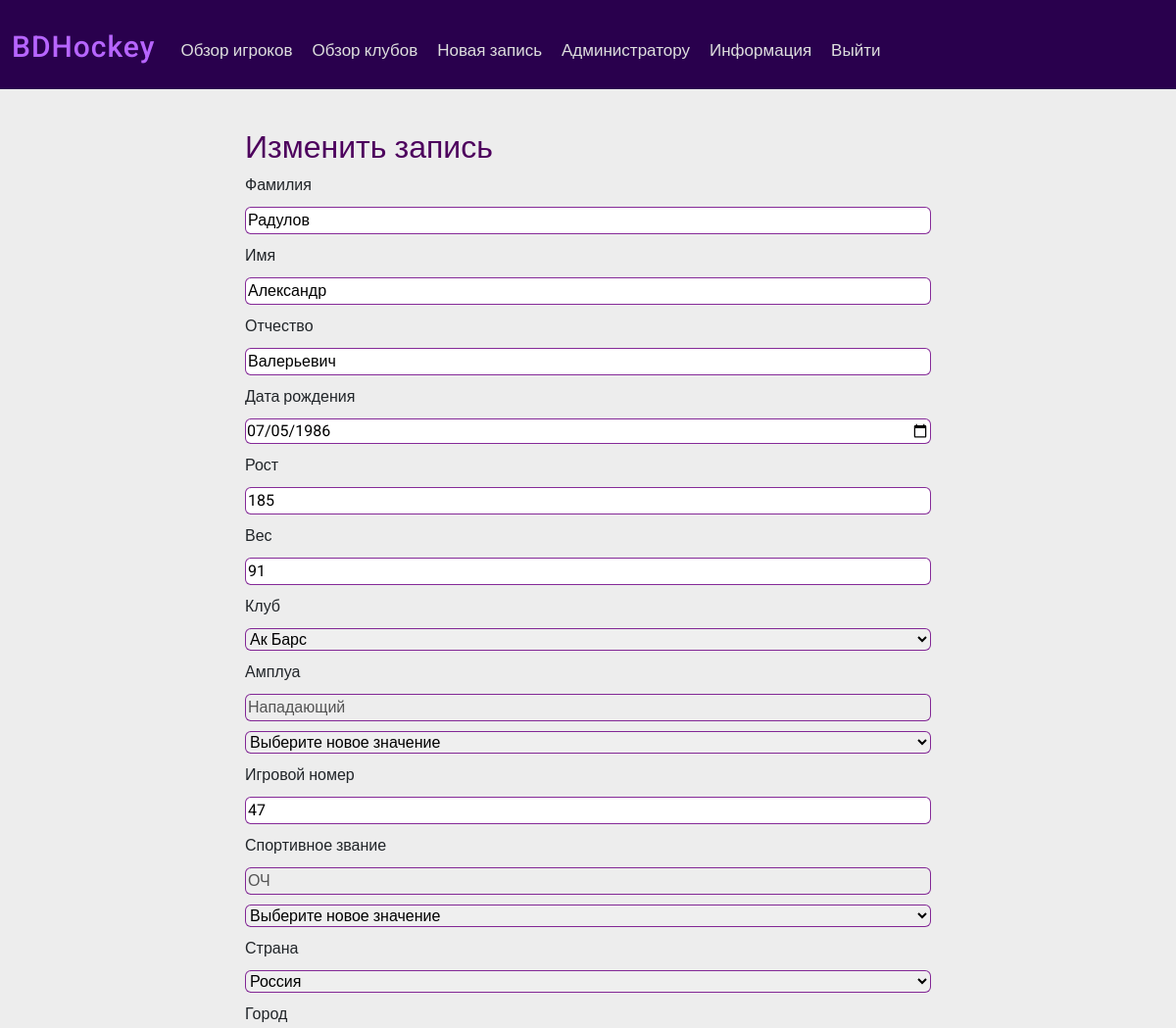
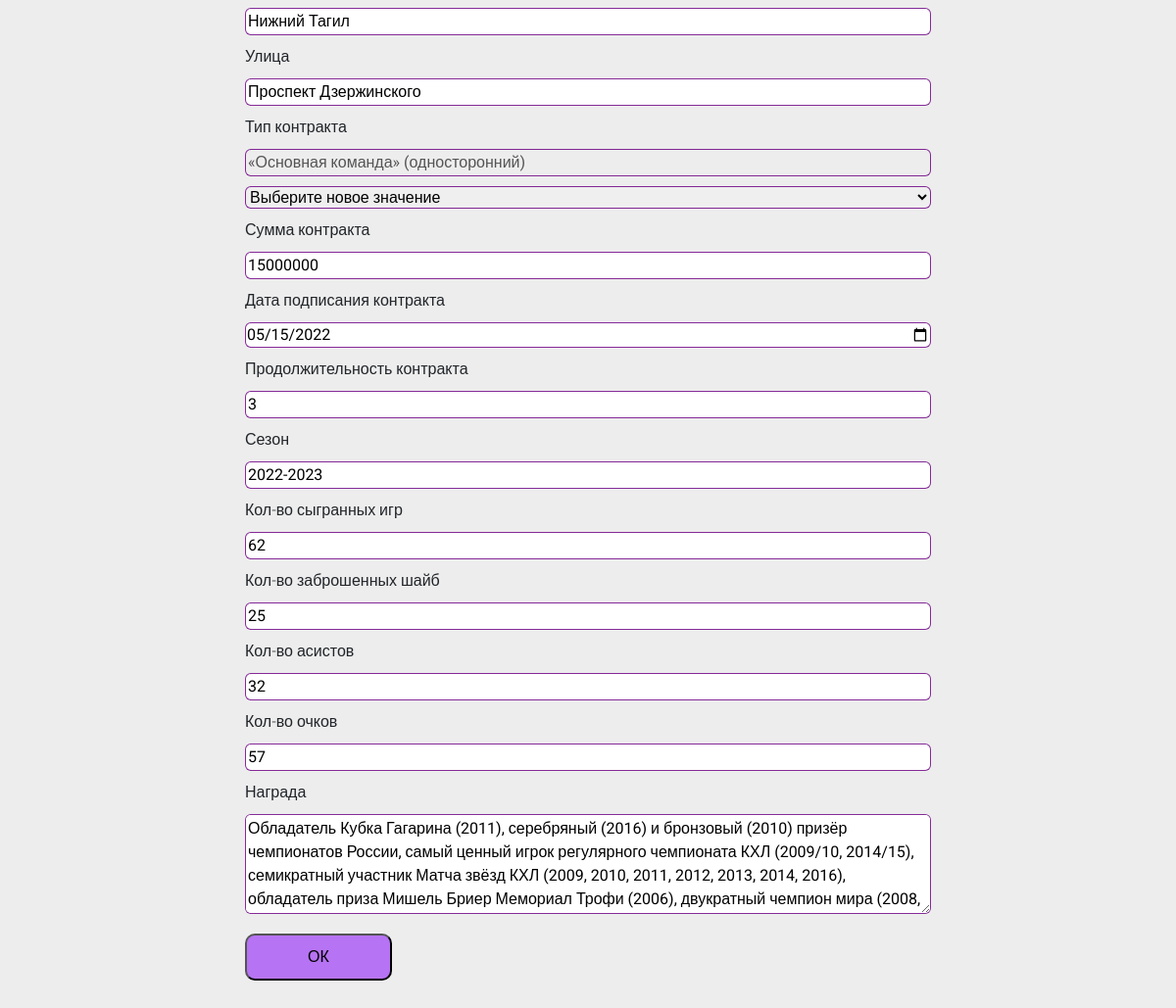
Screenshot of /update/form_upd_igrok.php?id=5 with the database file from the repository (2 pictures, top to bottom).
### tables this page shows
CREATE TABLE `hockey_player` (
  `id` int(11) NOT NULL,
  `id_place_of_birth` int(11) NOT NULL,
  `surname` varchar(255) NOT NULL,
  `name` varchar(255) NOT NULL,
  `patronymic` varchar(255) NOT NULL,
  `date_of_birth` date NOT NULL,
  `height` int(11) NOT NULL,
  `weight` int(11) NOT NULL,
  `role` varchar(255) NOT NULL,
  `number` int(11) NOT NULL,
  `sports_category` varchar(255) NOT NULL
);

CREATE TABLE `region_of_birth` (
  `id` int(11) NOT NULL,
  `name_region` varchar(255) NOT NULL
);

CREATE TABLE `city_of_birth` (
  `id` int(11) NOT NULL,
  `id_region` int(11) NOT NULL,
  `name_city` varchar(255) NOT NULL
);

CREATE TABLE `place_of_birth` (
  `id` int(11) NOT NULL,
  `id_city` int(11) NOT NULL,
  `street` varchar(255) NOT NULL
);

### update/form_upd_igrok.php (the view, shortened to what this page needs)
<?php
require_once 'connect.php';
$igrok_id = $_GET['id'];
$igrok_upd = mysqli_query($connect, "SELECT DISTINCT `hockey_player`.`id`, `surname`, `name`, `patronymic`, `date_of_birth`, `height`, `weight`, `role`, `number`, `sports_category`, `name_region`, `name_city`, `street`, `type_of_contract`, `contract_amount`, `date_of_signing`, `contract_duration`, `season_years`, `number_of_games`, `number_of_goals`, `number_of_assists`, `number_of_points`, `reward`, `name_h` FROM `hockey_player`, `region_of_birth`, `city_of_birth`, `place_of_birth`, `contract`, `season`, `player_statistics`, `player_reward`, `hockey_club` WHERE hockey_player.id_place_of_birth = place_of_birth.id AND place_of_birth.id_city = city_of_birth.id AND city_of_birth.id_region = region_of_birth.id AND contract.id_player = hockey_player.id AND hockey_player.id = player_statistics.id_hockey_player AND player_statistics.id_season = season.id AND player_statistics.id = player_reward.id_player_statistics AND `hockey_player`.`id` = '$igrok_id' AND contract.id_player AND hockey_club.id = contract.id_hockey_club");
$igrok_upd = mysqli_fetch_assoc($igrok_upd);
$name_h = $igrok_upd['name_h'];
$id_hc = mysqli_query($connect, "SELECT `id` FROM `hockey_club` WHERE `name_h` = '$name_h' ");
$id_hc = $id_hc->fetch_assoc()['id'];
$name_region = $igrok_upd['name_region'];
$id_rb = mysqli_query($connect, "SELECT `id` FROM `region_of_birth` WHERE `name_region` = '$name_region' ");
$id_rb = $id_rb->fetch_assoc()['id'];
?>
<!DOCTYPE html>
<html lang="en">
<head>
    <link href="https://cdn.jsdelivr.net/npm/bootstrap@5.1.3/dist/css/bootstrap.min.css" rel="stylesheet"
>
    <link rel="stylesheet" href="\Project\style\mainS.css">
</head>
<body>
    <div class="navbar navbar-expand-lg navbar-light bg-light">
        <div class="container-fluid navbar navbar-inverse">
            <a class="navbar-brand" href="\Project\admin_interface.php">BDHockey</a>
            <div class="collapse navbar-collapse" id="navbarNavAltMarkup">
                <div class="navbar-nav">
                    <a href="\Project\view_admin.php">Обзор игроков</a>
                    <a href="\Project\hc\view_club_admin.php">Обзор
                        клубов</a>
                    <a href="\Project\new_zapisy_adm_copy.php">Новая запись</a>
                    <a href="\Project\adminu.html">Администратору</a>
                    <a href="\Project\info.html">Информация</a>
                    <a id="logg" href="\Project\logout.php">Выйти</a>
                </div>
            </div>
        </div>
    </div>
    <div class="container-fluid">
        <div class="new_z">
            <form action="upd_zapis_igrok.php" method="post">
                <h2>Изменить запись</h2>
                <label>Фамилия</label>
                <input type="text" name="surname" value="<?= $igrok_upd['surname'] ?>">
                <label>Имя</label>
                <input type="text" name="name" value="<?= $igrok_upd['name'] ?>">
                <label>Отчество</label>
                <input type="text" name="patronymic" value="<?= $igrok_upd['patronymic'] ?>">
                <label>Дата рождения</label>
                <input type="date" name="date_of_birth" value="<?= $igrok_upd['date_of_birth'] ?>">
                <label>Рост</label>
                <input type="number" name="height" value="<?= $igrok_upd['height'] ?>">
                <label>Вес</label>
                <input type="number" name="weight" value="<?= $igrok_upd['weight'] ?>">
                <label>Клуб</label>
                <select name="name_h">
                    <option value="<?= $id_hc ?>">
                        <?= $igrok_upd['name_h'] ?>
                    </option>
                </select>
                <label>Амплуа</label>
                <input type="text" name="role" value="<?= $igrok_upd['role'] ?>" disabled>
                <select name="role">
                    <option value="<?= $igrok_upd['role'] ?>">Выберите новое значение</option>
                </select>
                <label>Игровой номер</label>
                <input type="number" name="number" value="<?= $igrok_upd['number'] ?>">
                <label>Спортивное звание</label>
                <input type="text" name="sports_category" value="<?= $igrok_upd['sports_category'] ?>" disabled>
                <select name="sports_category">
                    <option value="<?= $igrok_upd['sports_category'] ?>">Выберите новое значение</option>
                </select>
                <label>Страна</label>
                <select name="name_region">
                    <option value="<?= $id_rb ?>">
                        <?= $igrok_upd['name_region'] ?>
                    </option>
                </select>
                <label>Город</label>
                <input type="text" name="name_city" value="<?= $igrok_upd['name_city'] ?>">
                <label>Улица</label>
                <input type="text" name="street" value="<?= $igrok_upd['street'] ?>">
                <label>Тип контракта</label>
                <input type="text" name="type_of_contract" value="<?= $igrok_upd['type_of_contract'] ?>" disabled>
                <select name="type_of_contract">
                    <option value="<?= $igrok_upd['type_of_contract'] ?>">Выберите новое значение</option>
                </select>
                <label>Сумма контракта</label>
                <input type="text" name="contract_amount" value="<?= $igrok_upd['contract_amount'] ?>">
                <label>Дата подписания контракта</label>
                <input type="date" name="date_of_signing" value="<?= $igrok_upd['date_of_signing'] ?>">
                <label>Продолжительность контракта</label>
                <input type="text" name="contract_duration" value="<?= $igrok_upd['contract_duration'] ?>">
                <label>Сезон</label>
                <input type="text" name="season_years" value="<?= $igrok_upd['season_years'] ?>">
                <label>Кол-во сыгранных игр</label>
                <input type="number" name="number_of_games" value="<?= $igrok_upd['number_of_games'] ?>">
                <label>Кол-во заброшенных шайб</label>
                <input type="number" name="number_of_goals" value="<?= $igrok_upd['number_of_goals'] ?>">
                <label>Кол-во асистов</label>
                <input type="number" name="number_of_assists" value="<?= $igrok_upd['number_of_assists'] ?>">
                <label>Кол-во очков</label>
                <input type="number" name="number_of_points" value="<?= $igrok_upd['number_of_points'] ?>">
                <label>Награда</label>
                <textarea name="reward" cols="30" rows="4"><?= $igrok_upd['reward'] ?></textarea>
                <p><button class="bttn_search" type="submit">ОК</button></p>
            </form>
        </div>
    </div>
</body>
</html>

### style/mainS.css (style rules this page uses)
body { background-color: rgb(237, 237, 237); font-family: 'Roboto', sans-serif; font-weight: 300; font-size: 16px; margin-bottom: 40px; }
h1, h2, h3, h4, h5, h6 { font-family: 'Raleway', sans-serif; font-weight: 400; color: rgb(0, 0, 49); }
p { line-height: 28px; margin-bottom: 25px; }
.bg-light { background-color: rgb(41, 0, 77) !important; color: rgb(255, 255, 255); }
.navbar { font-weight: 500; font-size: 17px; padding-top: 10px; }
.navbar-inverse { background: rgb(41, 0, 77); }
.navbar .navbar-brand { color: rgb(183, 101, 255); font-weight: 500; font-size: 30px; letter-spacing: 1px; }
.navbar .navbar-nav>a { padding-top: 9px; padding-left: 10px; padding-right: 10px; text-decoration: none; color: rgb(222, 222, 222); }
.bttn_search { margin-top: 10px; border-radius: 10px; text-align: center; margin-bottom: 8px; width: 150px; background-color: rgba(147, 39, 249, 0.612); padding: 8px 15px 8px 15px; }
.new_z>form { width: 700px; margin: 0 auto; }
.new_z>form>h2, h1, h3 { color: rgb(77, 0, 93); margin-top: 40px; }
.new_z>form input, .new_z>form select, .new_z>form label, .new_z>form textarea { display: block; width: 100%; margin-bottom: 10px; text-align: left; }
.new_z>form input, .new_z>form select, .new_z>form textarea { border: 1px solid rgba(110, 0, 132, 0.834); border-radius: 6px; }
select option:checked { background-color: #8200a9; color: #fff; }

### rows the page displays
hockey_player: surname "Радулов", name "Александр", patronymic "Валерьевич", date_of_birth "07/05/1986", height "185", weight "91", role "Нападающий", number "47", sports_category "ОЧ", name_region "Россия", name_city "Нижний Тагил", street "Проспект Дзержинского"

### other values shown
form field name_h "Ак Барс"
